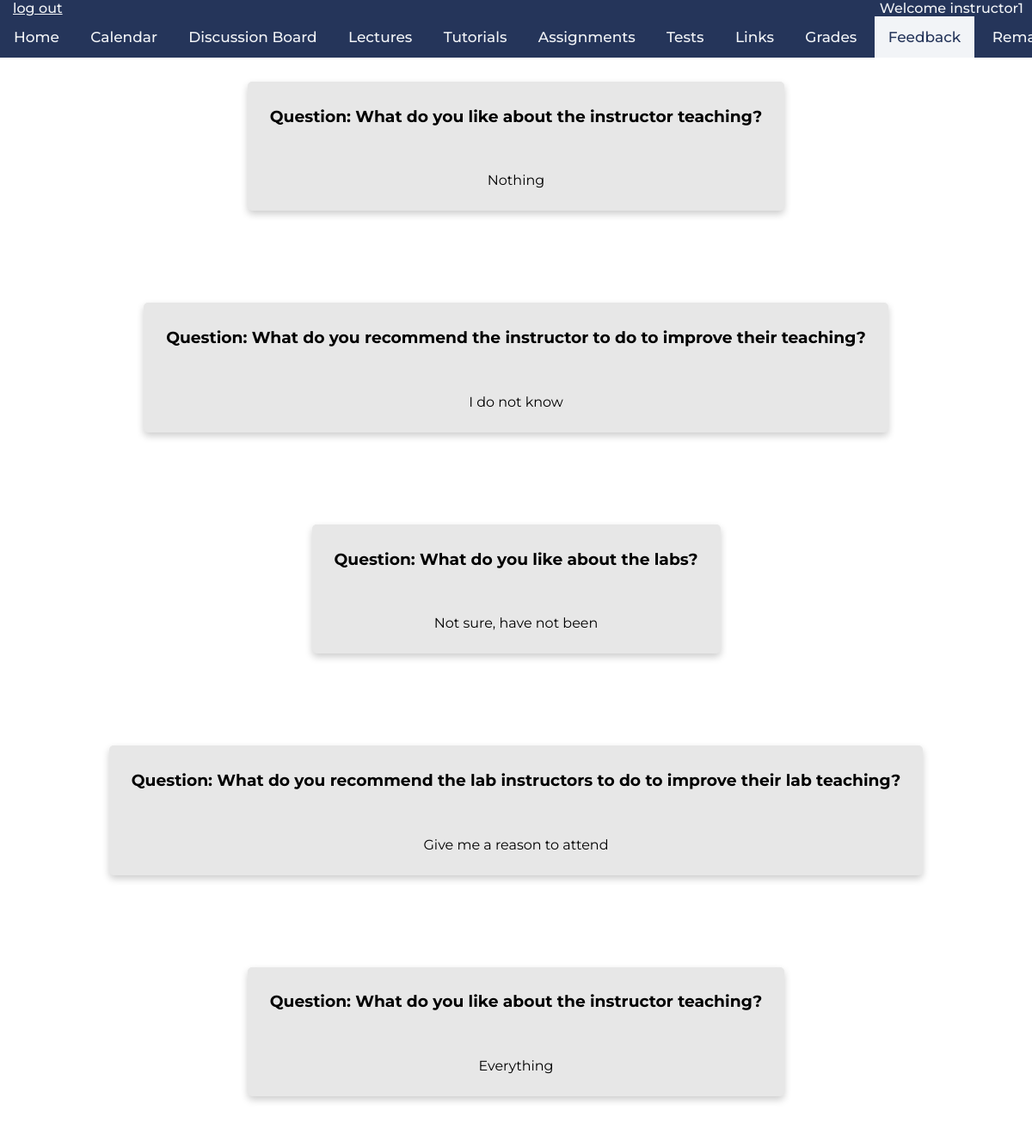
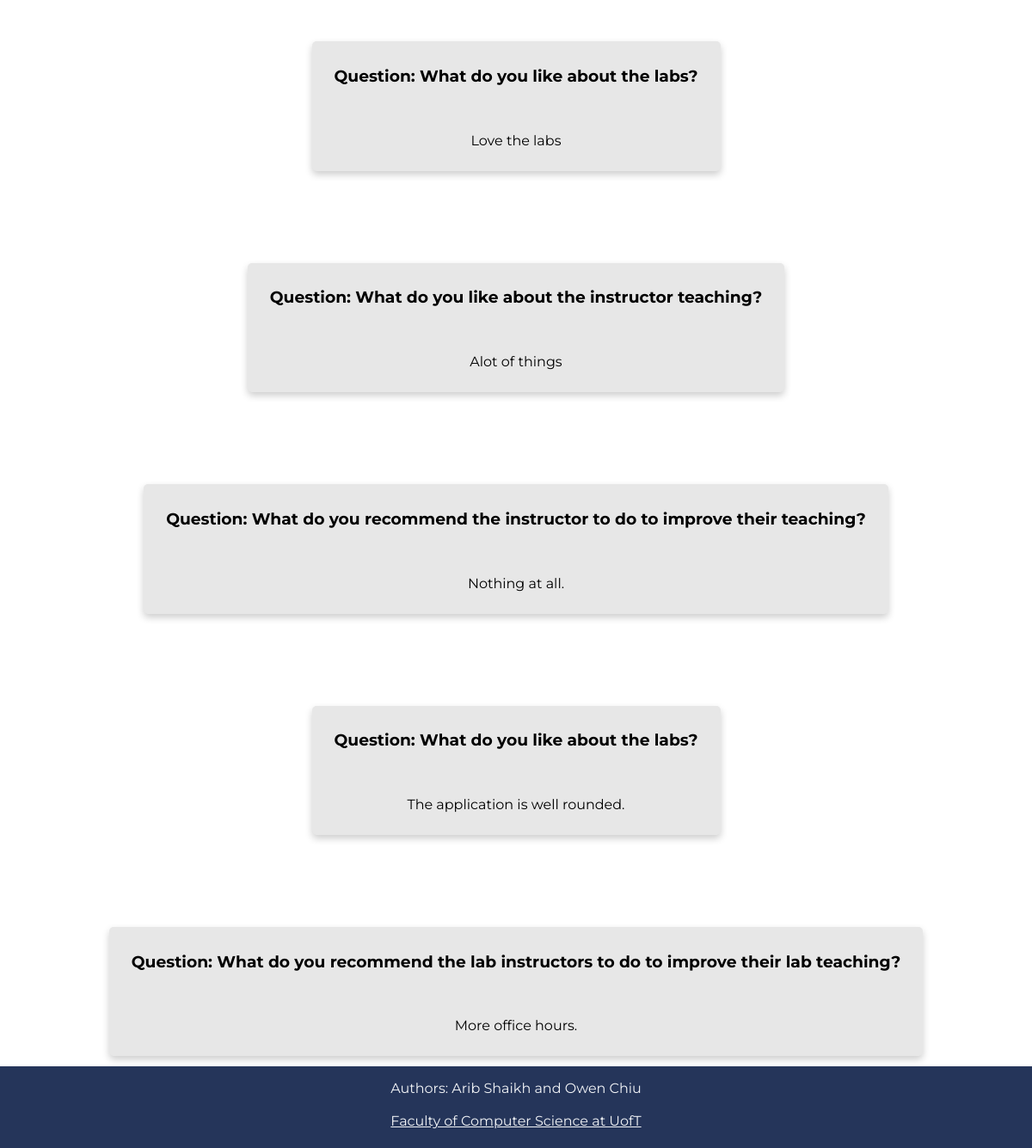
/feedback (signed in), run on the app's committed database (2 pictures, top to bottom).
### tables this page shows
CREATE TABLE feedback(
	username VARCHAR(256) NOT NULL,
	question VARCHAR(256) NOT NULL,
	comment VARCHAR(256),
	FOREIGN KEY(username) REFERENCES instructors(username)
	);

### app.py (the view)
@app.route('/feedback')
def feedback():
	if 'username' in session:
		user_id = session["username"]
		if session.get('instructor'):
			db = get_db()
			db.row_factory = make_dicts
			feedbacks = query_db("SELECT question, comment FROM feedback WHERE username = ?",[session['username']], one=False)
			db.close()
			return render_template("feedback.html", feedbacks = feedbacks, user_id = user_id)
		elif session.get('student'):
			db = get_db()
			db.row_factory = make_dicts
			instructors = query_db("SELECT username FROM instructors", one=False)
			print(instructors)
			return render_template("feedback.html",instructors = instructors, message=request.args.get('message'), user_id = user_id)
	return redirect(url_for('login'))

### app.py (called while the page is built)
def get_db():
    db = getattr(g, '_database', None)
    if db is None:
        db = g._database = sqlite3.connect(DATABASE)
    return db

def make_dicts(cursor, row):
    return dict((cursor.description[idx][0], value)
                for idx, value in enumerate(row))

def query_db(query, args=(), one=False):
    cur = get_db().execute(query, args)
    rv = cur.fetchall()
    cur.close()
    return (rv[0] if rv else None) if one else rv

@app.teardown_appcontext
def close_connection(exception):
    db = getattr(g, '_database', None)
    if db is not None:
        db.close()

### templates/feedback.html (shortened to what this page needs)
<!DOCTYPE html>
<html>
    <head>
        <link rel="stylesheet" href="../static/css/main.css" />
        <link rel="stylesheet" href="../static/css/feedback.css" />
        <link rel="stylesheet" href="../static/css/navbar_footer.css" />
    </head>
    <body>
        <div class="navbar">
            <a class="logout" href="./logout">log out</a>
            <p class="welcomeName">Welcome {{user_id}}</p>
            <br>
            <div class="links">
                <a href="./">Home</a>
                <a href="./calendar">Calendar</a>
                <a href="https://piazza.com/class/kk052lckppx73x" target="_blank">Discussion Board</a>
                <a href="./lectures">Lectures</a>
                <a href="./tutorials">Tutorials</a>
                <a href="./assignments">Assignments</a>
                <a href="./tests">Tests</a>
                <a href="./links">Links</a>
                <a href="./grades">Grades</a>
                <a href="./feedback" class="active-page">Feedback</a>
                <a href="./remark">Remark Request</a>
            </div>
        </div>
        {% if session['instructor'] %}
        {% for feedback in feedbacks %}
            <div class = "feedbackBox">
                <h3>Question: {{feedback['question']}}</h3><br>
                <p>{{feedback['comment']}}</p>
            </div>
        {% endfor %}
        {% endif %}
        <footer>
                <p>Authors: Arib Shaikh and Owen Chiu<br>
                <br>
                <a href="https://web.cs.toronto.edu/" target="_blank">Faculty of Computer Science at UofT</a></p>
            </footer>
    </body>

### static/css/main.css (style rules this page uses)
html { font-family: 'Montserrat', sans-serif; }
body { height:100vh; margin: 0px; display:flex; flex-direction:column; text-align: center; }

### static/css/feedback.css (style rules this page uses)
body { display: flex; }
.feedbackBox { background-color: rgb(231, 231, 231); display: flex; flex-direction: column; flex-grow: 1; margin:0px auto; margin-top:95px; margin-bottom: 12px; box-shadow: 0 4px 8px 0 rgba(0, 0, 0, 0.2); transition: 0.3s; border-radius: 5px; padding: 10px 26px; text-align: center; justify-content: center; align-items: center; }

### static/css/navbar_footer.css (style rules this page uses)
.navbar { background-color: #25355A; overflow: auto; white-space: nowrap; position: fixed; top: 0; font-weight: 500; width: 100%; margin-left: 0px; text-align: left; }
.logout { padding-left: 5px; padding-bottom: 5px; margin-left: 10px; color:#F2F4F7; position: absolute; top:0; left:0; }
.welcomeName { padding-left: 5px; padding-bottom: 5px; padding-right: 10px; margin-top:0; margin-right:0; color:#F2F4F7; position: absolute; top:0; right:0; }
.links { text-align: center; }
.links a { display: inline-block; color: #F2F4F7; text-align: center; padding: 14px 16px; text-decoration: none; font-size: 17px; }
.links a.active-page { background-color: #F2F4F7; color: #25355A; }
footer { min-height:95px; margin-top: auto; text-align: center; background-color: #25355A; color: #F2F4F7; }
footer a { color: #F2F4F7; margin-bottom: 10px; }
footer p { margin-right: 0px; margin-left: 0px; }

### data on the page
feedback: question "What do you like about the instructor teaching?", comment "Nothing"
feedback: question "What do you recommend the instructor to do to improve their teaching?", comment "I do not know"
feedback: question "What do you like about the labs?", comment "Not sure, have not been"
feedback: question "What do you recommend the lab instructors to do to improve their lab teaching?", comment "Give me a reason to attend"
feedback: question "What do you like about the instructor teaching?", comment "Everything"
feedback: question "What do you like about the labs?", comment "Love the labs"
feedback: question "What do you like about the instructor teaching?", comment "Alot of things"
feedback: question "What do you recommend the instructor to do to improve their teaching?", comment "Nothing at all."
feedback: question "What do you like about the labs?", comment "The application is well rounded."
feedback: question "What do you recommend the lab instructors to do to improve their lab teaching?", comment "More office hours."

### other printed values
{{ user_id }} "instructor1"
